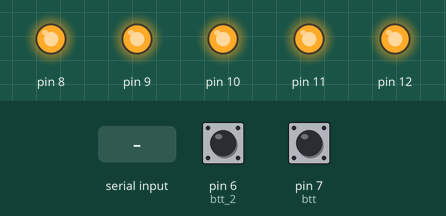
Recording of a sketch running on a simulated Arduino Uno, built with avr-gcc and run on an emulated ATmega328P. Shown: output pins drawn as LEDs (lit = HIGH). Dashed ring = blinking. The inputs (shaded band) are chosen by the test bench; at power-on: pin 7 (btt) HIGH, pin 6 (btt_2) HIGH.

Above: at 1.2 s.
1.3 s: "S" received over Serial
At 2.7 s:
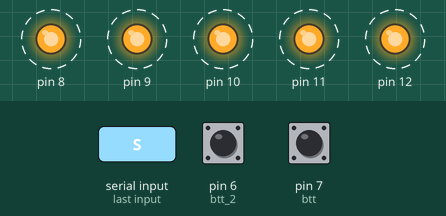
4.3 s: pin 7 (btt) pulled LOW for 0.15 s
At 5.5 s:
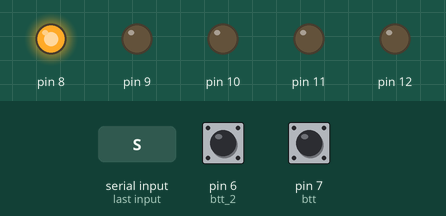
5.9 s: pin 7 (btt) pulled LOW for 1 s
At 6.8 s:
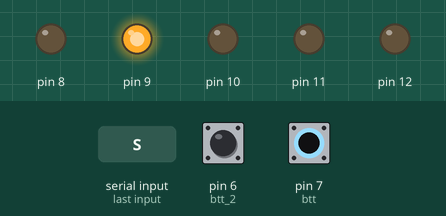
8.4 s: pin 7 (btt) pulled LOW for 0.15 s
At 8.7 s:
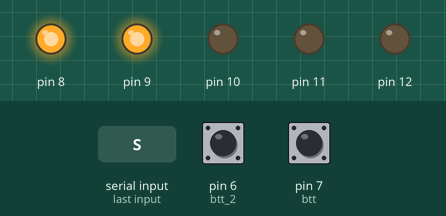
10.0 s: pin 7 (btt) pulled LOW for 3.2 s
At 11.2 s:
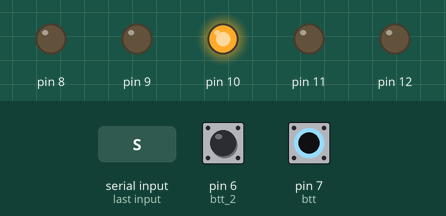
Timing chart, 0 to 13.0 s (numbered marks = the images above; inputs shaded):
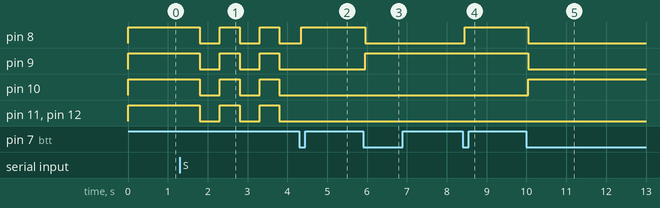

The sketch:

secundario.ino
```cpp
int led5 = 8;
int btt = 7, btt_2 = 6;
int num = 0;


int btt_state = LOW;
int last_state = LOW;


long LastDebounceTime = 0;
long DebounceDelay = 50;

//variáveis para o segundo botão e seu debounce
int btt2_state = LOW;
int last_state2 = LOW;

long LastDebounceTime2 = 0;
long DebounceDelay2 = 50;


void setup()
{
  Serial.begin(9600);
  //Inicializar todos os leds com um ciclo for
  for(int pin = 8; pin <=12; pin++){
  	pinMode(pin, OUTPUT);
  }
  pinMode(btt, INPUT_PULLUP);
  pinMode(btt_2, INPUT_PULLUP);
  LedsLigados();//Iniciar o programa com os 5 Leds ligados
  randomSeed(analogRead(0)); //para não gerar sequências de números iguais
}

void loop()
{
  int btt_read = !digitalRead(btt);
  int btt2_read = !digitalRead(btt_2);

  if (Serial.available() > 0){
  	char inp = Serial.read();
    if (inp == 'S'){ // input recebido indicador de inicio de jogo
      //Fazer piscar os leds 3 vezes para indicar o início do jogo ao utilizador
      for (int cont = 0; cont<3; cont++){
        	LedsLigados();
        	delay(500);
        	LedsDesligados();
        	delay(500);
      }
      num = 0;
    }if (inp == 'N'){ //recebe N logo tentativa errada, desliga todos os Leds
    	LedsDesligados();
      	num = 0;//resetar a variavel num para recomeçar a contar
    }if (inp == 'Y'){ // recebe Y logo tentativa certa, liga todos os Leds
    	LedsLigados();
      	num = 0;//resetar a variavel num para recomeçar a contar
    }
  }

  if (btt_read != last_state){
  		LastDebounceTime = millis();
  }
  if ((millis()- LastDebounceTime) > DebounceDelay){
    if(btt_read != btt_state){
      btt_state = btt_read;
      if (btt_state){
        num = num + 1;
        gerarNumero(num, led5);//chamar a função que mostra o número binário nos Leds
      }
    }
  }

  last_state = btt_read;
  // chamar a função do botão tentativa
  debounce_btt2();
}

//Função para ligar todos os leds
void LedsLigados (){
  for (int contador = 8; contador <= 12; contador++){
  	digitalWrite(contador, HIGH);
  }
}


// Função para desligar todos os leds
void LedsDesligados (){
  for (int contador = 8; contador <= 12; contador++){
  	digitalWrite(contador, LOW);
  }
}

//Função que vai contar em binário e ligar o led correspondente
void gerarNumero(byte num, byte led) {
  for(int digit = 0; digit < 5; digit++){
  	digitalWrite(led+digit, (num>>digit)&1);
  }
}

//Debounce do botão da tentativa e seu funcionamento
void debounce_btt2 (){
	int btt2_read = !digitalRead(btt_2);

    if (btt2_read != last_state2){
          LastDebounceTime2 = millis();
    }
    if ((millis()- LastDebounceTime2) > DebounceDelay2){
      if(btt2_read != btt2_state){
        btt2_state = btt2_read;
        if (btt2_state){
          Serial.write(num); //enviar o valor para o arduino mestre para ser comparado
        }
      }
    }

    last_state2 = btt2_read;
}
```

Measured:
- after the input at 1.3 s, pin 8–12: alternates HIGH for 0.50 s and LOW for 0.50 s, starting after 0.50 s
- after the input at 4.3 s, pin 8: LOW → HIGH after 0.05 s
- after the input at 5.9 s, pin 8: HIGH → LOW after 0.05 s; pin 9: LOW → HIGH after 0.05 s
- after the input at 8.4 s, pin 8: LOW → HIGH after 0.05 s
- after the input at 10.0 s, pin 8, pin 9: HIGH → LOW after 0.05 s; pin 10: LOW → HIGH after 0.05 s
